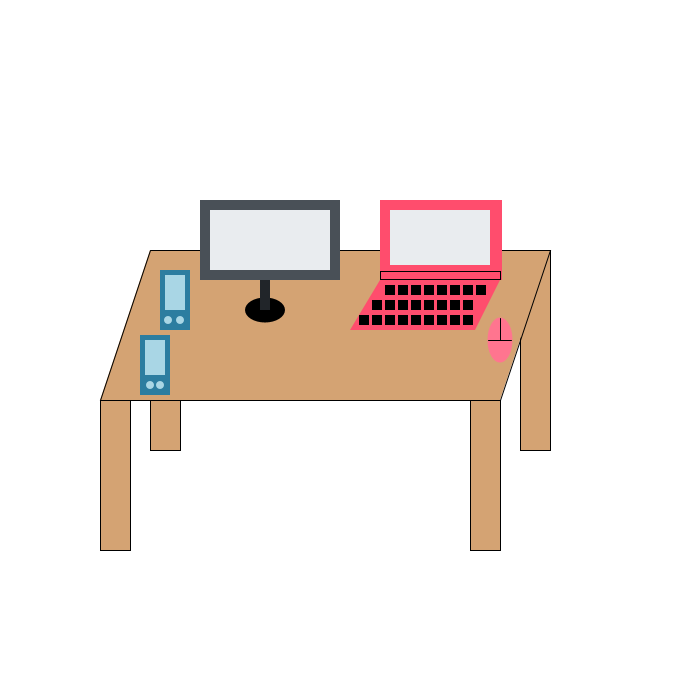
Frame 1 (no input)
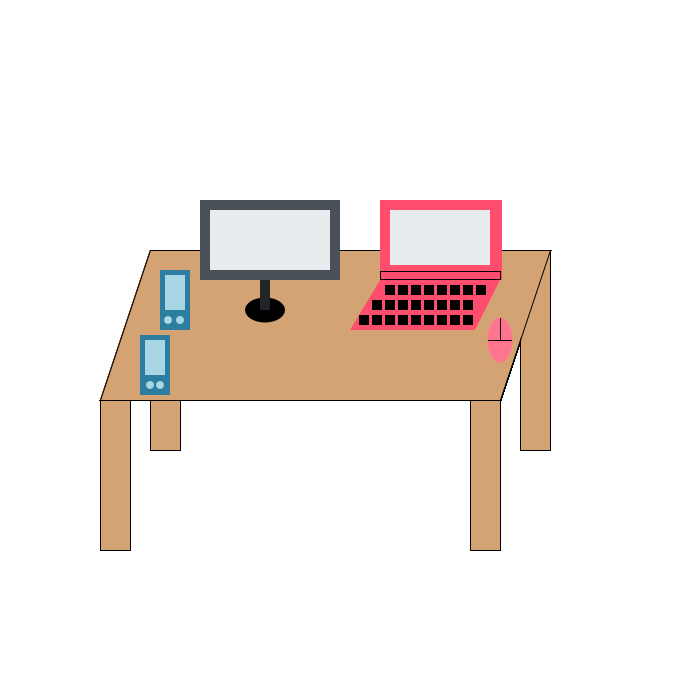
Frame 60 (the mouse pressed at the canvas centre just before this capture)
Frame 120 (the mouse held since frame 60 and released just before this capture): identical to frame 60, image omitted

The Processing sketch that drew these frames (run headless with seeded random() and noise(); from frame 60 on, the mouse is pressed at the canvas centre):

// Processing sketch: TUPRAK02GK_Muhamad_Saiful_Arif_1903015008_
// ── TUPRAK02GK_Muhamad_Saiful_Arif_1903015008_.pde
//Muhamad Saiful Arif
//1903015008

void setup(){
  size(700,700);
  background(255,255,255);
}
void draw(){
  //meja & kaki meja
  fill(#d4a373);
  stroke(#000000);
  rect(520,250,30,200);
  rect(150,250,30,200);
  quad(100,400, 500,400, 550,250, 150,250);
  stroke(#000000);
  rect(100,400,30,150);
  rect(470,400,30,150);
  
  //laptop
  fill(#ff4d6d);
  noStroke();
  quad(380,280, 500,280, 475,330, 350,330);
  rect(380,200,122,80);
  stroke(#000000);
  strokeCap(ROUND);
  rect(380,271,120,8);
  fill(#e9ecef);
  noStroke();
  rect(390,210,100,55);
  fill(#000000);
  rect(385,285,10,10);
  rect(398,285,10,10);
  rect(411,285,10,10);
  rect(424,285,10,10);
  rect(437,285,10,10);
  rect(450,285,10,10);
  rect(463,285,10,10);
  rect(476,285,10,10);
  
  
  rect(372,300,10,10);
  rect(385,300,10,10);
  rect(398,300,10,10);
  rect(411,300,10,10);
  rect(424,300,10,10);
  rect(437,300,10,10);
  rect(450,300,10,10);
  rect(463,300,10,10);
  
  
  rect(359,315,10,10);
  rect(372,315,10,10);
  rect(385,315,10,10);
  rect(398,315,10,10);
  rect(411,315,10,10);
  rect(424,315,10,10);
  rect(437,315,10,10);
  rect(450,315,10,10);
  rect(463,315,10,10);
  
  
  //mouse
  fill(#ff758f);
  ellipse(500,340,25,45);
  stroke(#000000);
  line(488, 340, 511, 340);
  line(500, 318, 500, 340);
  
  //monitor
  fill(#495057);
  noStroke();
  rect(200,200,140,80);
  fill(#e9ecef);
  rect(210,210,120,60);
  fill(#000000);
  ellipse(265,310,40,25);
  fill(#212529);
  rect(260,280,10,30);
  
  //Speaker1
  fill(#2c7da0);
  noStroke();
  rect(160,270,30,60);
  fill(#a9d6e5);
  rect(165,275,20,35);
  ellipse(168,320,8,8);
  ellipse(180,320,8,8);
  
  //Speaker2
  fill(#2c7da0);
  noStroke();
  rect(140,335,30,60);
  fill(#a9d6e5);
  rect(145,340,20,35);
  ellipse(150,385,8,8);
  ellipse(160,385,8,8);
}
